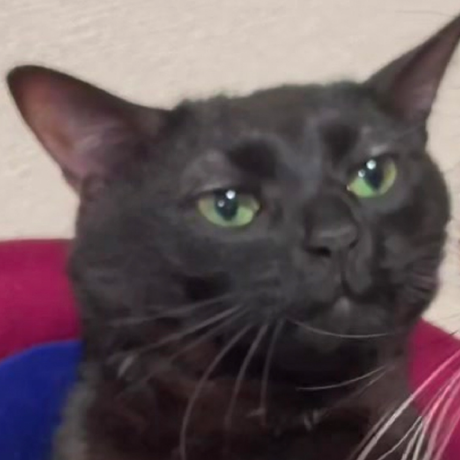
#> input picture EdgeDetection/images/img.png, 460 x 460 px
$ python sobel_derivative.py
#> lines starting #> are read from the running program, lines starting #| are printed output that depends on the picture
import cv2
import numpy as np

src = cv2.imread("images/img.png", cv2.IMREAD_GRAYSCALE)
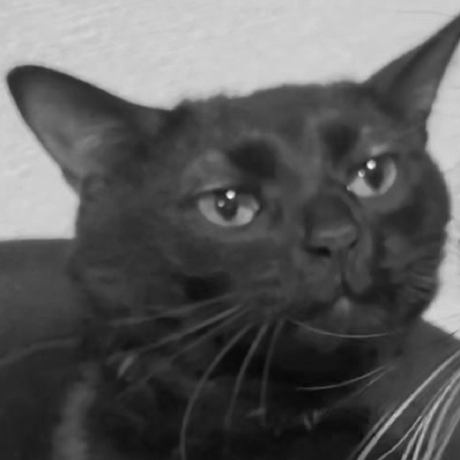
#> src: shape (460, 460); min 6, max 247, mean 90.7
if src is None:
    exit()

mx = np.array([[-1, 0, 1],
               [-2, 0, 2],
               [-1, 0, 1]], dtype=np.float32)
my = np.array([[-1, -2, -1],
               [0, 0, 0],
               [1, 2, 1]], dtype=np.float32)

dx = cv2.filter2D(src, -1, mx, delta=128)
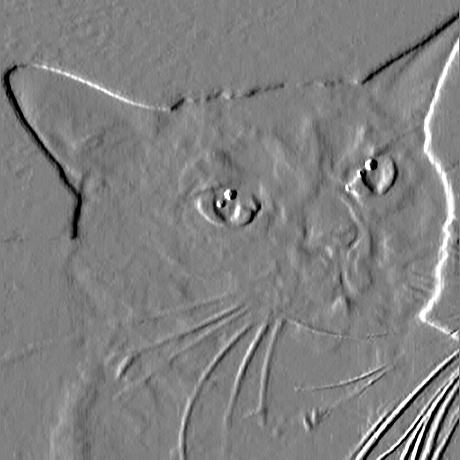
#> dx: shape (460, 460); min 0, max 255, mean 128.4
dy = cv2.filter2D(src, -1, my, delta=128)
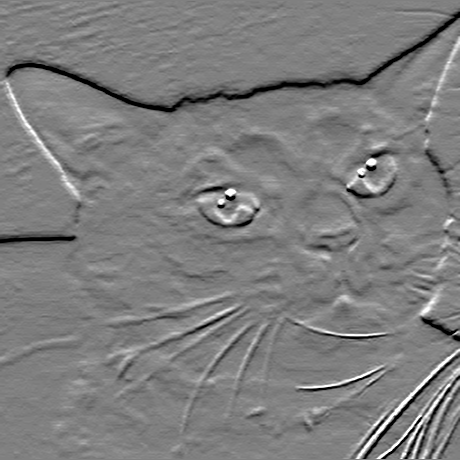
#> dy: shape (460, 460); min 0, max 255, mean 125.6

cv2.imshow("src", src)
cv2.imshow("dx", dx)
cv2.imshow("dy", dy)
cv2.waitKey()
cv2.destroyAllWindows()

$ run again, with EdgeDetection/images/building.png copied over EdgeDetection/images/img.png
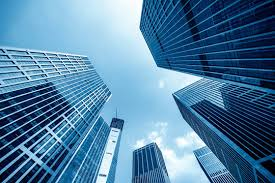
#> input picture EdgeDetection/images/building.png, 275 x 183 px
#> `dx = cv2.filter2D(src, -1, mx, delta=128)`:
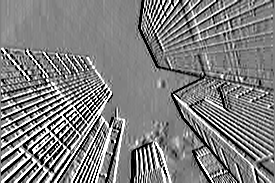
#> dx: shape (183, 275); min 0, max 255, mean 127.3
#> `dy = cv2.filter2D(src, -1, my, delta=128)`:
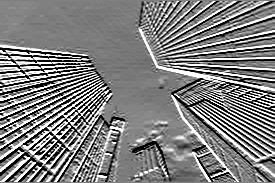
#> dy: shape (183, 275); min 0, max 255, mean 127.2

$ run again, with EdgeDetection/images/building_2.png copied over EdgeDetection/images/img.png
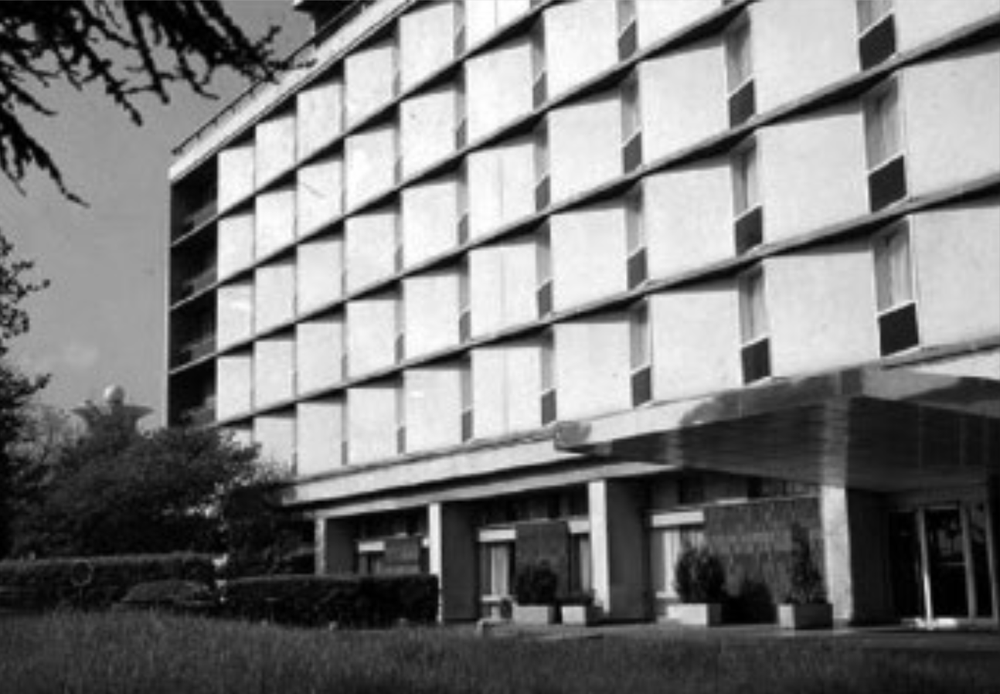
#> input picture EdgeDetection/images/building_2.png, 1000 x 694 px, shrunk from 1294 x 898 before the run
#> src is the input picture: shape (694, 1000); min 0, max 255, mean 122.9
#> `dx = cv2.filter2D(src, -1, mx, delta=128)`:
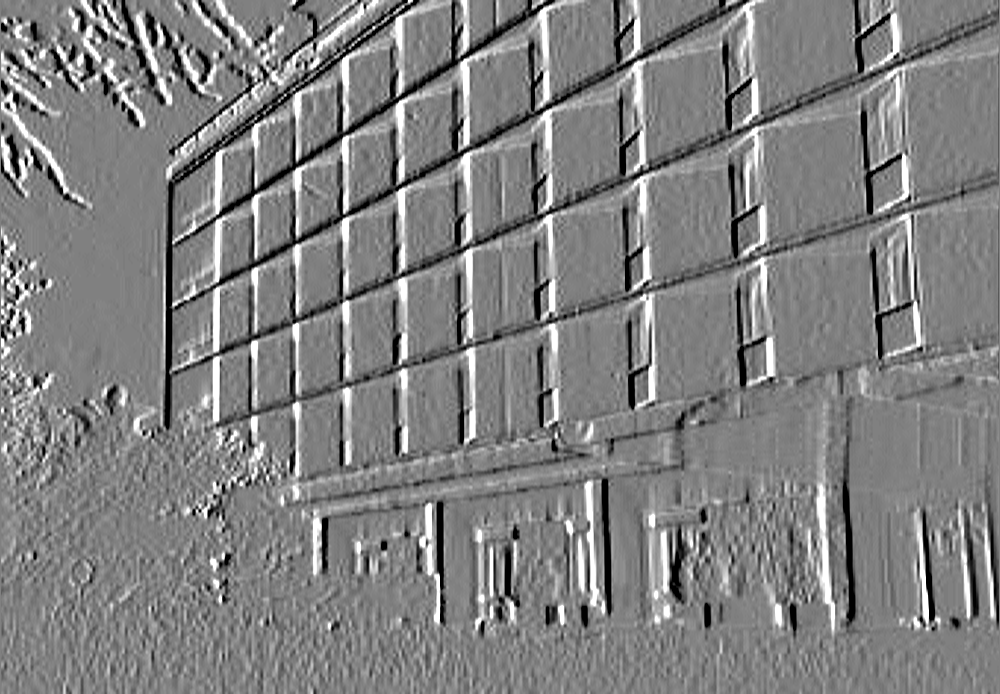
#> dx: shape (694, 1000); min 0, max 255, mean 127.9
#> `dy = cv2.filter2D(src, -1, my, delta=128)`:
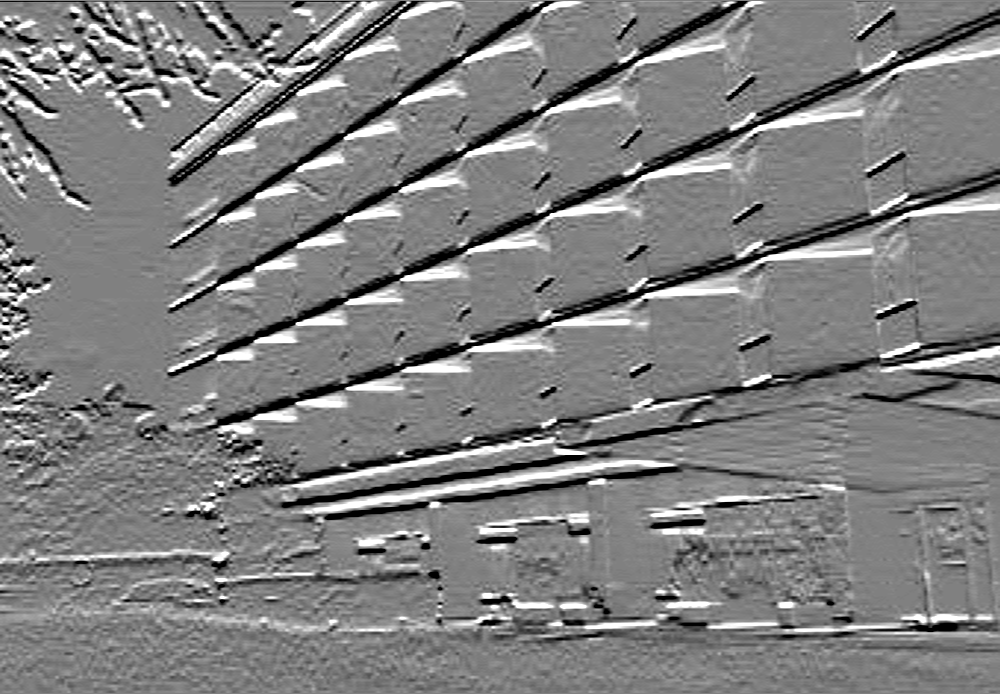
#> dy: shape (694, 1000); min 0, max 255, mean 127.1
